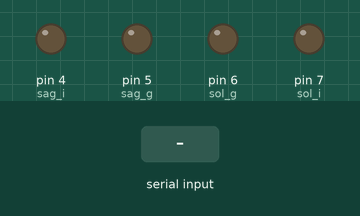
The sketch below on a simulated Arduino Uno, built with avr-gcc and run on an emulated ATmega328P. Shown: output pins drawn as LEDs (lit = HIGH). The inputs (shaded band) are chosen by the test bench. What the sketch prints to the serial monitor is not drawn.

Above: at 1.2 s.
1.3 s: "FORW" received over Serial
At 2.2 s:
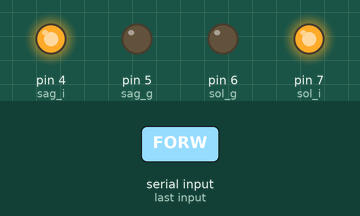
3.0 s: "LEFT" received over Serial
At 3.9 s:
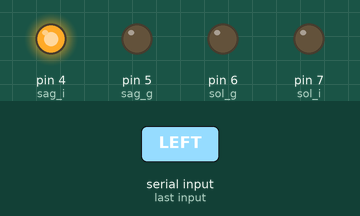
4.6 s: "BACK" received over Serial
At 5.6 s:
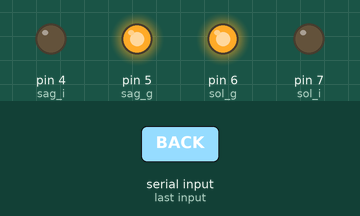
6.2 s: "RIGHT" received over Serial
At 7.4 s:
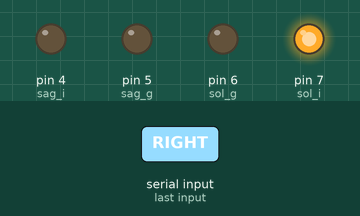
Timing chart, 0 to 8.8 s (numbered marks = the images above; inputs shaded):
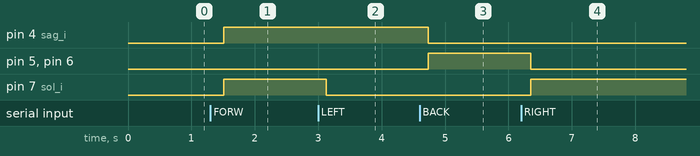

The sketch:

mini_tesla.ino
```cpp
const int sag_i = 4;
const int sag_g = 5;
const int sol_i = 7;
const int sol_g = 6;
String data;
void setup() {
  Serial.begin(9600);
  pinMode(sag_i, OUTPUT);
  pinMode(sag_g, OUTPUT);
  pinMode(sol_i, OUTPUT);
  pinMode(sol_g, OUTPUT);
}

void loop() {
while (Serial.available()) {
    delay(3);
    char c = Serial.read();
    data += c;

}
delay(100);
if(data=="FORW"){
  digitalWrite(sag_i, HIGH);
    digitalWrite(sag_g, LOW);
    digitalWrite(sol_i, HIGH);
    digitalWrite(sol_g, LOW);
  }
  if(data=="LEFT"){
  digitalWrite(sag_i, HIGH);
    digitalWrite(sag_g, LOW);
    digitalWrite(sol_i, LOW);
    digitalWrite(sol_g, LOW);
  }
  if(data=="BACK"){
  digitalWrite(sag_i, LOW);
    digitalWrite(sag_g, HIGH);
    digitalWrite(sol_i, LOW);
    digitalWrite(sol_g, HIGH);
  }
  if(data=="RIGHT"){
  digitalWrite(sag_i, LOW);
    digitalWrite(sag_g, LOW);
    digitalWrite(sol_i, HIGH);
    digitalWrite(sol_g, LOW);
  }
  if(data=="STOP"){
  digitalWrite(sag_i, LOW);
    digitalWrite(sag_g, LOW);
    digitalWrite(sol_i, LOW);
    digitalWrite(sol_g, LOW);
  }
delay(100);
Serial.print(data);
data="";
}
```

Measured:
- after the input at 1.3 s, pin 4 (sag_i), pin 7 (sol_i): LOW → HIGH after 0.21 s
- after the input at 3.0 s, pin 7 (sol_i): HIGH → LOW after 0.13 s
- after the input at 4.6 s, pin 4 (sag_i): HIGH → LOW after 0.14 s; pin 5 (sag_g), pin 6 (sol_g): LOW → HIGH after 0.14 s
- after the input at 6.2 s, pin 5 (sag_g), pin 6 (sol_g): HIGH → LOW after 0.15 s; pin 7 (sol_i): LOW → HIGH after 0.15 s
